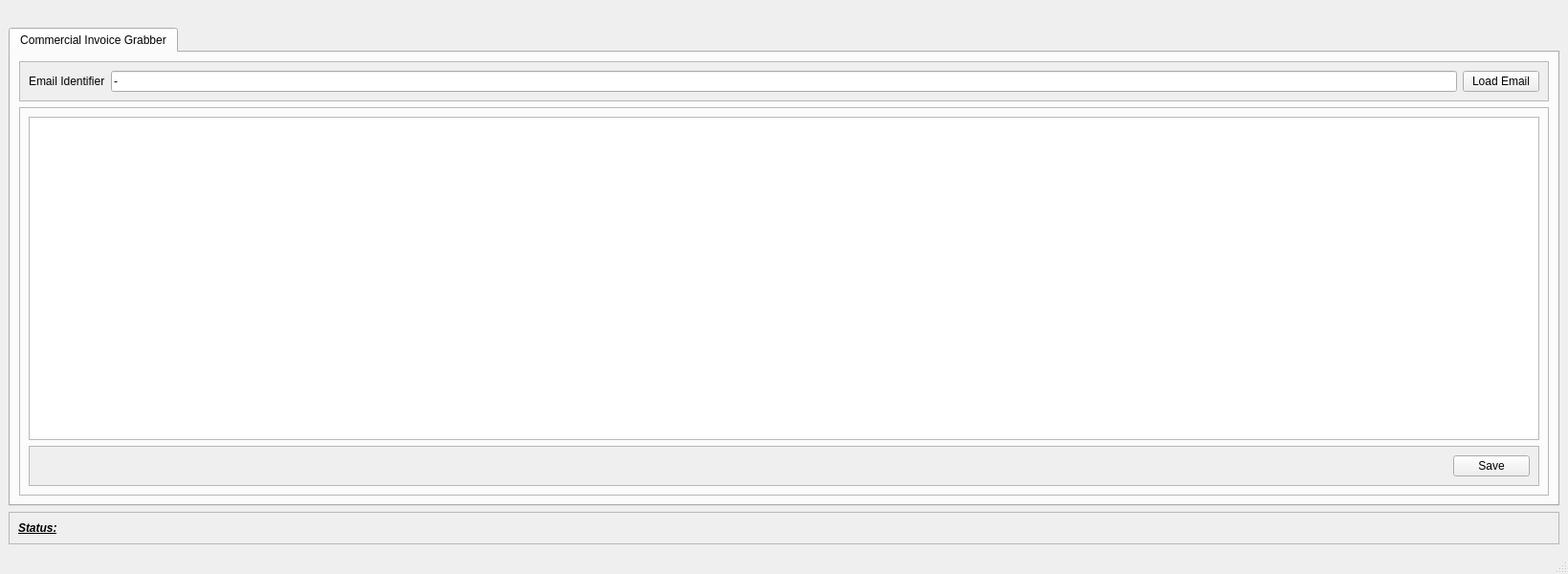
<?xml version="1.0" encoding="UTF-8"?>
<ui version="4.0">
 <class>MainWindow</class>
 <widget class="QMainWindow" name="MainWindow">
  <property name="geometry">
   <rect>
    <x>0</x>
    <y>0</y>
    <width>1639</width>
    <height>600</height>
   </rect>
  </property>
  <property name="acceptDrops">
   <bool>true</bool>
  </property>
  <property name="windowTitle">
   <string>Commercial Invoice Grabber</string>
  </property>
  <widget class="QWidget" name="centralwidget">
   <layout class="QGridLayout" name="gridLayout_2">
    <item row="1" column="0">
     <widget class="QTabWidget" name="tabWidget">
      <property name="acceptDrops">
       <bool>true</bool>
      </property>
      <property name="autoFillBackground">
       <bool>true</bool>
      </property>
      <property name="currentIndex">
       <number>0</number>
      </property>
      <widget class="QWidget" name="tab">
       <attribute name="title">
        <string>Commercial Invoice Grabber</string>
       </attribute>
       <layout class="QGridLayout" name="gridLayout_8">
        <item row="0" column="0">
         <widget class="QFrame" name="frame">
          <property name="acceptDrops">
           <bool>true</bool>
          </property>
          <property name="autoFillBackground">
           <bool>true</bool>
          </property>
          <property name="frameShape">
           <enum>QFrame::StyledPanel</enum>
          </property>
          <property name="frameShadow">
           <enum>QFrame::Raised</enum>
          </property>
          <layout class="QGridLayout" name="gridLayout_5">
           <item row="0" column="0">
            <widget class="QLabel" name="label">
             <property name="text">
              <string>Email Identifier</string>
             </property>
            </widget>
           </item>
           <item row="0" column="2">
            <widget class="QPushButton" name="pushButton_2">
             <property name="text">
              <string>Load Email</string>
             </property>
            </widget>
           </item>
           <item row="0" column="1">
            <widget class="QLineEdit" name="lineEdit">
             <property name="text">
              <string>-</string>
             </property>
            </widget>
           </item>
          </layout>
         </widget>
        </item>
        <item row="1" column="0">
         <widget class="QFrame" name="frame_3">
          <property name="acceptDrops">
           <bool>true</bool>
          </property>
          <property name="frameShape">
           <enum>QFrame::StyledPanel</enum>
          </property>
          <property name="frameShadow">
           <enum>QFrame::Raised</enum>
          </property>
          <layout class="QGridLayout" name="gridLayout_7">
           <item row="0" column="0">
            <widget class="QTableWidget" name="tableWidget">
             <property name="acceptDrops">
              <bool>true</bool>
             </property>
            </widget>
           </item>
           <item row="1" column="0">
            <widget class="QFrame" name="frame_2">
             <property name="autoFillBackground">
              <bool>true</bool>
             </property>
             <property name="frameShape">
              <enum>QFrame::StyledPanel</enum>
             </property>
             <property name="frameShadow">
              <enum>QFrame::Raised</enum>
             </property>
             <layout class="QGridLayout" name="gridLayout_6">
              <item row="0" column="1">
               <widget class="QPushButton" name="pushButton">
                <property name="text">
                 <string>Save</string>
                </property>
               </widget>
              </item>
              <item row="0" column="0">
               <spacer name="horizontalSpacer">
                <property name="orientation">
                 <enum>Qt::Horizontal</enum>
                </property>
                <property name="sizeHint" stdset="0">
                 <size>
                  <width>40</width>
                  <height>20</height>
                 </size>
                </property>
               </spacer>
              </item>
             </layout>
            </widget>
           </item>
          </layout>
         </widget>
        </item>
       </layout>
      </widget>
     </widget>
    </item>
    <item row="0" column="0">
     <widget class="QLabel" name="label_2">
      <property name="text">
       <string/>
      </property>
      <property name="pixmap">
       <pixmap>resources/afl_logo_for_email_2.png</pixmap>
      </property>
      <property name="alignment">
       <set>Qt::AlignCenter</set>
      </property>
     </widget>
    </item>
    <item row="2" column="0">
     <widget class="QFrame" name="frame_4">
      <property name="acceptDrops">
       <bool>true</bool>
      </property>
      <property name="frameShape">
       <enum>QFrame::StyledPanel</enum>
      </property>
      <property name="frameShadow">
       <enum>QFrame::Raised</enum>
      </property>
      <layout class="QGridLayout" name="gridLayout">
       <item row="0" column="0">
        <layout class="QHBoxLayout" name="horizontalLayout">
         <item>
          <widget class="QLabel" name="label_4">
           <property name="maximumSize">
            <size>
             <width>100</width>
             <height>16777215</height>
            </size>
           </property>
           <property name="font">
            <font>
             <italic>true</italic>
             <bold>true</bold>
             <underline>true</underline>
            </font>
           </property>
           <property name="text">
            <string>Status:</string>
           </property>
          </widget>
         </item>
         <item>
          <widget class="QLabel" name="label_3">
           <property name="font">
            <font>
             <italic>true</italic>
             <bold>true</bold>
             <underline>true</underline>
            </font>
           </property>
           <property name="styleSheet">
            <string notr="true">color: rgb(255, 0, 0);</string>
           </property>
           <property name="text">
            <string/>
           </property>
          </widget>
         </item>
        </layout>
       </item>
      </layout>
     </widget>
    </item>
   </layout>
  </widget>
  <widget class="QMenuBar" name="menubar">
   <property name="geometry">
    <rect>
     <x>0</x>
     <y>0</y>
     <width>1639</width>
     <height>30</height>
    </rect>
   </property>
  </widget>
  <widget class="QStatusBar" name="statusbar"/>
 </widget>
 <resources/>
 <connections/>
</ui>
